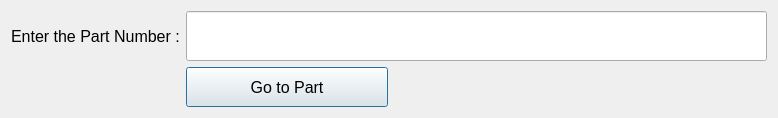
<?xml version="1.0" encoding="UTF-8"?>
<ui version="4.0">
 <class>SearchPartNumber</class>
 <widget class="QDialog" name="SearchPartNumber">
  <property name="geometry">
   <rect>
    <x>0</x>
    <y>0</y>
    <width>778</width>
    <height>118</height>
   </rect>
  </property>
  <property name="sizePolicy">
   <sizepolicy hsizetype="Expanding" vsizetype="Expanding">
    <horstretch>0</horstretch>
    <verstretch>0</verstretch>
   </sizepolicy>
  </property>
  <property name="minimumSize">
   <size>
    <width>778</width>
    <height>118</height>
   </size>
  </property>
  <property name="maximumSize">
   <size>
    <width>778</width>
    <height>118</height>
   </size>
  </property>
  <property name="windowTitle">
   <string>Search Part Number</string>
  </property>
  <property name="windowIcon">
   <iconset>
    <normaloff>Script/icon.jpg</normaloff>Script/icon.jpg</iconset>
  </property>
  <layout class="QGridLayout" name="gridLayout">
   <item row="1" column="1">
    <widget class="QPushButton" name="PB_GoToPart">
     <property name="minimumSize">
      <size>
       <width>202</width>
       <height>40</height>
      </size>
     </property>
     <property name="maximumSize">
      <size>
       <width>202</width>
       <height>40</height>
      </size>
     </property>
     <property name="font">
      <font>
       <pointsize>12</pointsize>
      </font>
     </property>
     <property name="text">
      <string>Go to Part</string>
     </property>
    </widget>
   </item>
   <item row="0" column="0">
    <widget class="QLabel" name="label">
     <property name="font">
      <font>
       <pointsize>12</pointsize>
      </font>
     </property>
     <property name="text">
      <string>Enter the Part Number :</string>
     </property>
    </widget>
   </item>
   <item row="0" column="1">
    <widget class="QLineEdit" name="LE_SearchPartNumber">
     <property name="sizePolicy">
      <sizepolicy hsizetype="Expanding" vsizetype="Expanding">
       <horstretch>0</horstretch>
       <verstretch>0</verstretch>
      </sizepolicy>
     </property>
     <property name="font">
      <font>
       <pointsize>12</pointsize>
      </font>
     </property>
    </widget>
   </item>
  </layout>
 </widget>
 <resources/>
 <connections/>
</ui>
